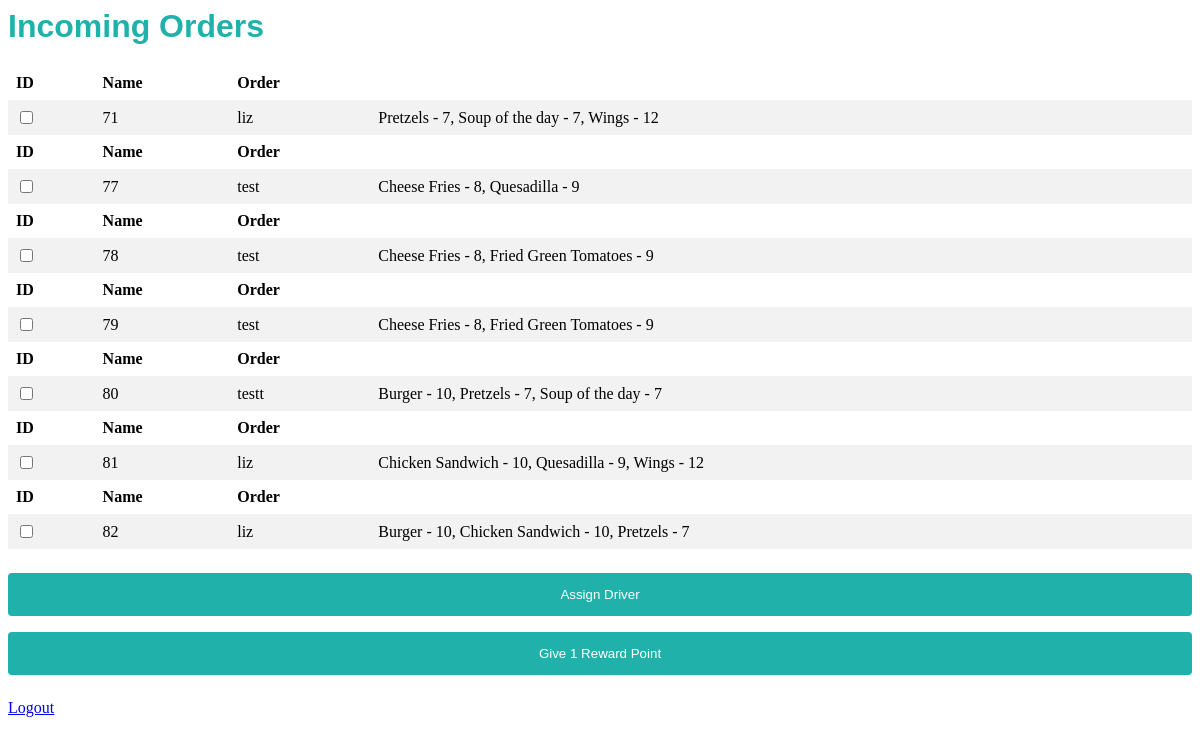
Screenshot of /admin_orders.php with the database file from the repository.
### tables this page shows
CREATE TABLE IF NOT EXISTS `orders` (
  `id` int(11) NOT NULL AUTO_INCREMENT,
  `customer_name` varchar(20) DEFAULT NULL,
  `title` varchar(255) DEFAULT NULL,
  `price` float DEFAULT NULL,
  `driver` varchar(255) NOT NULL,
  PRIMARY KEY (`id`)
);

### admin_orders.php (the view, shortened to what this page needs)
<html>
<link rel="stylesheet" href="mainstyle.css" type="text/css">
<head>
</head>
<body>
<h1>Incoming Orders</h1>
<form name="table" action="" method="post">
<?php
Include('dbconnect.php');
mysqli_select_db($mysqli,"checkbox");
$res=mysqli_query($mysqli,"select * from orders");
echo "<p><table>";
while($row=mysqli_fetch_array($res))
{
echo " <tr>
    <th>ID</th>
    <th>Name</th>
    <th>Order</th></tr><tr>";
echo "<td>"; ?> <input type="checkbox" name="num[]" class="other" value="<?php echo $row["customer_name"];?>" /> <?php echo "</td>";
echo "<td>"; echo $row["id"]; echo "</td>";
echo "<td>"; echo $row["customer_name"]; echo "</td>";
echo "<td>"; echo $row["title"]; echo "</td>";
echo "</tr>";
}
echo "</table><p><p><p>";
?>
<input type="submit" name="AssignDriver" value="Assign Driver">
<input type="submit" name="reward" value="Give 1 Reward Point">
</form>
<a href="logout.php">Logout</a>
</body>
</html>

### mainstyle.css (style rules this page uses)
h1 { color: #20B2AA; font-family: Arial; }
input[type=submit] { width: 100%; background-color: #20B2AA; color: white; padding: 14px 20px; margin: 8px 0; border: none; border-radius: 4px; cursor: pointer; }
table { border-collapse: collapse; width: 100%; }
th, td { text-align: left; padding: 8px; }
tr:nth-child(even) { background-color: #f2f2f2 }

### rows the page displays
orders: id "71", customer_name "liz", title "Pretzels - 7, Soup of the day - 7, Wings - 12"
orders: id "77", customer_name "test", title "Cheese Fries - 8, Quesadilla - 9"
orders: id "78", customer_name "test", title "Cheese Fries - 8, Fried Green Tomatoes - 9"
orders: id "79", customer_name "test", title "Cheese Fries - 8, Fried Green Tomatoes - 9"
orders: id "80", customer_name "testt", title "Burger - 10, Pretzels - 7, Soup of the day - 7"
orders: id "81", customer_name "liz", title "Chicken Sandwich - 10, Quesadilla - 9, Wings - 12"
orders: id "82", customer_name "liz", title "Burger - 10, Chicken Sandwich - 10, Pretzels - 7"
